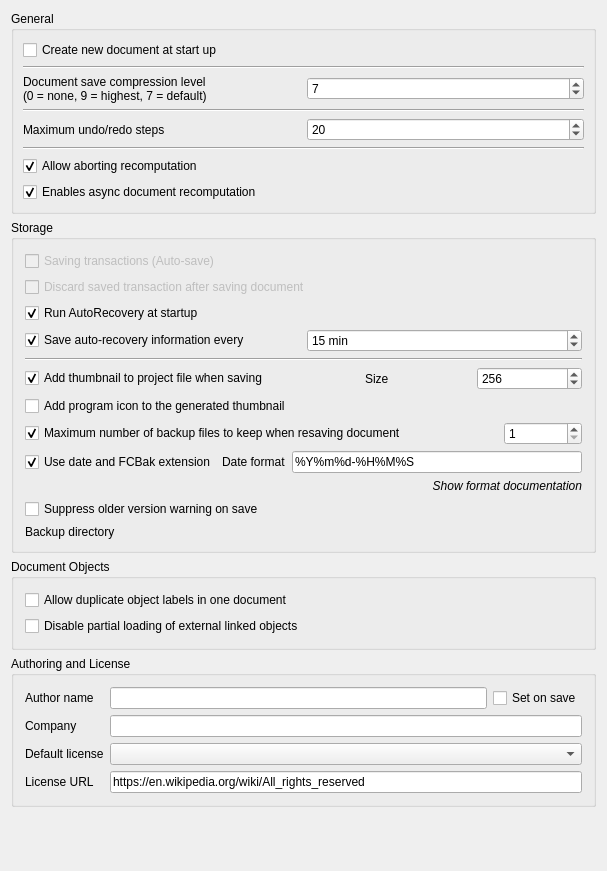
<?xml version="1.0" encoding="UTF-8"?>
<ui version="4.0">
 <class>Gui::Dialog::DlgSettingsDocument</class>
 <widget class="QWidget" name="Gui::Dialog::DlgSettingsDocument">
  <property name="geometry">
   <rect>
    <x>0</x>
    <y>0</y>
    <width>607</width>
    <height>871</height>
   </rect>
  </property>
  <property name="windowTitle">
   <string>Document</string>
  </property>
  <layout class="QGridLayout" name="gridLayout_3">
   <item row="0" column="0">
    <widget class="QGroupBox" name="GroupBox5">
     <property name="title">
      <string>General</string>
     </property>
     <layout class="QGridLayout" name="gridLayout_4">
      <property name="leftMargin">
       <number>9</number>
      </property>
      <property name="topMargin">
       <number>9</number>
      </property>
      <property name="rightMargin">
       <number>9</number>
      </property>
      <property name="bottomMargin">
       <number>9</number>
      </property>
      <property name="spacing">
       <number>6</number>
      </property>
      <item row="5" column="0">
       <widget class="Line" name="line">
        <property name="orientation">
         <enum>Qt::Orientation::Horizontal</enum>
        </property>
       </widget>
      </item>
      <item row="4" column="0">
       <layout class="QHBoxLayout">
        <property name="spacing">
         <number>6</number>
        </property>
        <property name="leftMargin">
         <number>0</number>
        </property>
        <property name="topMargin">
         <number>0</number>
        </property>
        <property name="rightMargin">
         <number>0</number>
        </property>
        <property name="bottomMargin">
         <number>0</number>
        </property>
        <item>
         <widget class="QLabel" name="textLabel1_2">
          <property name="text">
           <string>Maximum undo/redo steps</string>
          </property>
         </widget>
        </item>
        <item>
         <widget class="Gui::PrefSpinBox" name="prefUndoRedoSize">
          <property name="toolTip">
           <string>How many undo/redo steps should be recorded</string>
          </property>
          <property name="value">
           <number>20</number>
          </property>
          <property name="prefEntry" stdset="0">
           <cstring>MaxUndoSize</cstring>
          </property>
          <property name="prefPath" stdset="0">
           <cstring>Document</cstring>
          </property>
         </widget>
        </item>
       </layout>
      </item>
      <item row="1" column="0">
       <widget class="Line" name="line1">
        <property name="frameShape">
         <enum>QFrame::Shape::HLine</enum>
        </property>
        <property name="frameShadow">
         <enum>QFrame::Shadow::Sunken</enum>
        </property>
        <property name="orientation">
         <enum>Qt::Orientation::Horizontal</enum>
        </property>
       </widget>
      </item>
      <item row="7" column="0">
       <widget class="Gui::PrefCheckBox" name="prefEnableAsyncRecompute">
        <property name="toolTip">
         <string>This experimental feature allows more responsive GUI while recomputing features.</string>
        </property>
        <property name="text">
         <string>Enables async document recomputation</string>
        </property>
        <property name="checked">
         <bool>true</bool>
        </property>
        <property name="prefEntry" stdset="0">
         <cstring>EnableAsyncRecompute</cstring>
        </property>
        <property name="prefPath" stdset="0">
         <cstring>Document</cstring>
        </property>
       </widget>
      </item>
      <item row="6" column="0">
       <widget class="Gui::PrefCheckBox" name="prefCanAbortRecompute">
        <property name="toolTip">
         <string>Allow user aborting document recomputation by pressing Esc.
This feature may slightly increase recomputation time.</string>
        </property>
        <property name="text">
         <string>Allow aborting recomputation</string>
        </property>
        <property name="checked">
         <bool>true</bool>
        </property>
        <property name="prefEntry" stdset="0">
         <cstring>CanAbortRecompute</cstring>
        </property>
        <property name="prefPath" stdset="0">
         <cstring>Document</cstring>
        </property>
       </widget>
      </item>
      <item row="3" column="0">
       <widget class="Line" name="line1_2">
        <property name="frameShape">
         <enum>QFrame::Shape::HLine</enum>
        </property>
        <property name="frameShadow">
         <enum>QFrame::Shadow::Sunken</enum>
        </property>
        <property name="orientation">
         <enum>Qt::Orientation::Horizontal</enum>
        </property>
       </widget>
      </item>
      <item row="0" column="0">
       <widget class="Gui::PrefCheckBox" name="prefCheckNewDoc">
        <property name="toolTip">
         <string>The application will create a new document when started</string>
        </property>
        <property name="text">
         <string>Create new document at start up</string>
        </property>
        <property name="checked">
         <bool>false</bool>
        </property>
        <property name="prefEntry" stdset="0">
         <cstring>CreateNewDoc</cstring>
        </property>
        <property name="prefPath" stdset="0">
         <cstring>Document</cstring>
        </property>
       </widget>
      </item>
      <item row="2" column="0">
       <layout class="QHBoxLayout">
        <property name="spacing">
         <number>6</number>
        </property>
        <property name="leftMargin">
         <number>0</number>
        </property>
        <property name="topMargin">
         <number>0</number>
        </property>
        <property name="rightMargin">
         <number>0</number>
        </property>
        <property name="bottomMargin">
         <number>0</number>
        </property>
        <item>
         <widget class="QLabel" name="textLabel1">
          <property name="text">
           <string>Document save compression level
(0 = none, 9 = highest, 7 = default)</string>
          </property>
         </widget>
        </item>
        <item>
         <widget class="Gui::PrefSpinBox" name="prefCompression">
          <property name="toolTip">
           <string>Compression level for FCStd files</string>
          </property>
          <property name="value">
           <number>7</number>
          </property>
          <property name="prefEntry" stdset="0">
           <cstring>CompressionLevel</cstring>
          </property>
          <property name="prefPath" stdset="0">
           <cstring>Document</cstring>
          </property>
         </widget>
        </item>
       </layout>
      </item>
     </layout>
    </widget>
   </item>
   <item row="1" column="0">
    <widget class="QGroupBox" name="groupBox">
     <property name="title">
      <string>Storage</string>
     </property>
     <layout class="QGridLayout" name="gridLayout_2">
      <item row="9" column="0">
       <widget class="QLabel" name="FormatTimeDocsLabel">
        <property name="font">
         <font>
          <italic>true</italic>
         </font>
        </property>
        <property name="text">
         <string>Show format documentation</string>
        </property>
        <property name="alignment">
         <set>Qt::AlignmentFlag::AlignRight|Qt::AlignmentFlag::AlignTrailing|Qt::AlignmentFlag::AlignVCenter</set>
        </property>
        <property name="openExternalLinks">
         <bool>true</bool>
        </property>
       </widget>
      </item>
      <item row="1" column="0">
       <widget class="Gui::PrefCheckBox" name="prefDiscardTransaction">
        <property name="enabled">
         <bool>false</bool>
        </property>
        <property name="text">
         <string>Discard saved transaction after saving document</string>
        </property>
        <property name="prefEntry" stdset="0">
         <cstring>TransactionsDiscard</cstring>
        </property>
        <property name="prefPath" stdset="0">
         <cstring>Document</cstring>
        </property>
       </widget>
      </item>
      <item row="4" column="0">
       <widget class="Line" name="line1_2_3">
        <property name="frameShape">
         <enum>QFrame::Shape::HLine</enum>
        </property>
        <property name="frameShadow">
         <enum>QFrame::Shadow::Sunken</enum>
        </property>
        <property name="orientation">
         <enum>Qt::Orientation::Horizontal</enum>
        </property>
       </widget>
      </item>
      <item row="5" column="0">
       <layout class="QHBoxLayout" name="horizontalLayout_3">
        <property name="leftMargin">
         <number>0</number>
        </property>
        <property name="topMargin">
         <number>0</number>
        </property>
        <item>
         <widget class="Gui::PrefCheckBox" name="prefSaveThumbnail">
          <property name="toolTip">
           <string>A thumbnail will be stored when document is saved</string>
          </property>
          <property name="text">
           <string>Add thumbnail to project file when saving</string>
          </property>
          <property name="checked">
           <bool>true</bool>
          </property>
          <property name="prefEntry" stdset="0">
           <cstring>SaveThumbnail</cstring>
          </property>
          <property name="prefPath" stdset="0">
           <cstring>Document</cstring>
          </property>
         </widget>
        </item>
        <item>
         <spacer>
          <property name="orientation">
           <enum>Qt::Orientation::Horizontal</enum>
          </property>
          <property name="sizeType">
           <enum>QSizePolicy::Policy::Maximum</enum>
          </property>
          <property name="sizeHint" stdset="0">
           <size>
            <width>91</width>
            <height>20</height>
           </size>
          </property>
         </spacer>
        </item>
        <item>
         <widget class="QLabel" name="label_6">
          <property name="text">
           <string>Size</string>
          </property>
         </widget>
        </item>
        <item>
         <widget class="Gui::PrefSpinBox" name="prefThumbnailSize">
          <property name="toolTip">
           <string>Sets the size of the thumbnail that is stored in the document.
Common sizes are 128, 256 and 512.</string>
          </property>
          <property name="minimum">
           <number>64</number>
          </property>
          <property name="maximum">
           <number>512</number>
          </property>
          <property name="value">
           <number>256</number>
          </property>
          <property name="prefEntry" stdset="0">
           <cstring>ThumbnailSize</cstring>
          </property>
          <property name="prefPath" stdset="0">
           <cstring>Document</cstring>
          </property>
         </widget>
        </item>
       </layout>
      </item>
      <item row="7" column="0">
       <layout class="QHBoxLayout">
        <property name="spacing">
         <number>6</number>
        </property>
        <property name="leftMargin">
         <number>0</number>
        </property>
        <property name="topMargin">
         <number>0</number>
        </property>
        <property name="rightMargin">
         <number>0</number>
        </property>
        <property name="bottomMargin">
         <number>0</number>
        </property>
        <item>
         <widget class="Gui::PrefCheckBox" name="prefSaveBackupFiles">
          <property name="toolTip">
           <string>How many backup files will be kept when saving document</string>
          </property>
          <property name="text">
           <string>Maximum number of backup files to keep when resaving document</string>
          </property>
          <property name="checked">
           <bool>true</bool>
          </property>
          <property name="prefEntry" stdset="0">
           <cstring>CreateBackupFiles</cstring>
          </property>
          <property name="prefPath" stdset="0">
           <cstring>Document</cstring>
          </property>
         </widget>
        </item>
        <item>
         <spacer>
          <property name="orientation">
           <enum>Qt::Orientation::Horizontal</enum>
          </property>
          <property name="sizeType">
           <enum>QSizePolicy::Policy::Maximum</enum>
          </property>
          <property name="sizeHint" stdset="0">
           <size>
            <width>91</width>
            <height>20</height>
           </size>
          </property>
         </spacer>
        </item>
        <item>
         <widget class="Gui::PrefSpinBox" name="prefCountBackupFiles">
          <property name="minimum">
           <number>1</number>
          </property>
          <property name="prefEntry" stdset="0">
           <cstring>CountBackupFiles</cstring>
          </property>
          <property name="prefPath" stdset="0">
           <cstring>Document</cstring>
          </property>
         </widget>
        </item>
       </layout>
      </item>
      <item row="2" column="0">
       <widget class="Gui::PrefCheckBox" name="prefRecovery">
        <property name="toolTip">
         <string>If there is a recovery file available, the application will
automatically run a file recovery when it is started</string>
        </property>
        <property name="text">
         <string>Run AutoRecovery at startup</string>
        </property>
        <property name="checked">
         <bool>true</bool>
        </property>
        <property name="prefEntry" stdset="0">
         <cstring>RecoveryEnabled</cstring>
        </property>
        <property name="prefPath" stdset="0">
         <cstring>Document</cstring>
        </property>
       </widget>
      </item>
      <item row="0" column="0">
       <widget class="Gui::PrefCheckBox" name="prefSaveTransaction">
        <property name="enabled">
         <bool>false</bool>
        </property>
        <property name="text">
         <string>Saving transactions (Auto-save)</string>
        </property>
        <property name="prefEntry" stdset="0">
         <cstring>SaveTransactions</cstring>
        </property>
        <property name="prefPath" stdset="0">
         <cstring>Document</cstring>
        </property>
       </widget>
      </item>
      <item row="6" column="0">
       <widget class="Gui::PrefCheckBox" name="prefAddLogo">
        <property name="toolTip">
         <string>The program icon will be added to the thumbnail</string>
        </property>
        <property name="text">
         <string>Add program icon to the generated thumbnail</string>
        </property>
        <property name="checked">
         <bool>false</bool>
        </property>
        <property name="prefEntry" stdset="0">
         <cstring>AddThumbnailLogo</cstring>
        </property>
        <property name="prefPath" stdset="0">
         <cstring>Document</cstring>
        </property>
       </widget>
      </item>
      <item row="3" column="0">
       <layout class="QHBoxLayout" name="horizontalLayout">
        <item>
         <widget class="Gui::PrefCheckBox" name="prefAutoSaveEnabled">
          <property name="toolTip">
           <string>How often a recovery file is written</string>
          </property>
          <property name="text">
           <string>Save auto-recovery information every</string>
          </property>
          <property name="checked">
           <bool>true</bool>
          </property>
          <property name="prefEntry" stdset="0">
           <cstring>AutoSaveEnabled</cstring>
          </property>
          <property name="prefPath" stdset="0">
           <cstring>Document</cstring>
          </property>
         </widget>
        </item>
        <item>
         <widget class="Gui::PrefSpinBox" name="prefAutoSaveTimeout">
          <property name="suffix">
           <string notr="true"> min</string>
          </property>
          <property name="minimum">
           <number>1</number>
          </property>
          <property name="maximum">
           <number>60</number>
          </property>
          <property name="value">
           <number>15</number>
          </property>
          <property name="prefEntry" stdset="0">
           <cstring>AutoSaveTimeout</cstring>
          </property>
          <property name="prefPath" stdset="0">
           <cstring>Document</cstring>
          </property>
         </widget>
        </item>
       </layout>
      </item>
      <item row="8" column="0">
       <layout class="QHBoxLayout">
        <property name="spacing">
         <number>6</number>
        </property>
        <property name="leftMargin">
         <number>0</number>
        </property>
        <property name="topMargin">
         <number>0</number>
        </property>
        <property name="rightMargin">
         <number>0</number>
        </property>
        <property name="bottomMargin">
         <number>0</number>
        </property>
        <item>
         <widget class="Gui::PrefCheckBox" name="prefSaveBackupExtension">
          <property name="toolTip">
           <string>Backup files will get extension '.FCbak' and file names
get date suffix according to the specified format</string>
          </property>
          <property name="text">
           <string>Use date and FCBak extension</string>
          </property>
          <property name="checked">
           <bool>true</bool>
          </property>
          <property name="prefEntry" stdset="0">
           <cstring>UseFCBakExtension</cstring>
          </property>
          <property name="prefPath" stdset="0">
           <cstring>Document</cstring>
          </property>
         </widget>
        </item>
        <item>
         <widget class="QLabel" name="label_5">
          <property name="text">
           <string>Date format</string>
          </property>
         </widget>
        </item>
        <item>
         <widget class="Gui::PrefLineEdit" name="prefSaveBackupDateFormat">
          <property name="text">
           <string notr="true">%Y%m%d-%H%M%S</string>
          </property>
          <property name="prefEntry" stdset="0">
           <cstring>SaveBackupDateFormat</cstring>
          </property>
          <property name="prefPath" stdset="0">
           <cstring>Document</cstring>
          </property>
         </widget>
        </item>
       </layout>
      </item>
      <item row="10" column="0">
       <widget class="Gui::PrefCheckBox" name="prefDisableVersionCheckOnSave">
        <property name="toolTip">
         <string>Suppresses the version mismatch warning when saving files created with an older FreeCAD version</string>
        </property>
        <property name="text">
         <string>Suppress older version warning on save</string>
        </property>
        <property name="checked">
         <bool>false</bool>
        </property>
        <property name="prefEntry" stdset="0">
         <cstring>DisableVersionCheckOnSave</cstring>
        </property>
        <property name="prefPath" stdset="0">
         <cstring>Document</cstring>
        </property>
       </widget>
      </item>
      <item row="11" column="0">
       <layout class="QHBoxLayout" name="horizontalLayoutBackupDirectory">
        <item>
         <widget class="QLabel" name="labelBackupDirectory">
          <property name="text">
           <string>Backup directory</string>
          </property>
         </widget>
        </item>
        <item>
         <widget class="Gui::PrefFileChooser" name="prefBackupDirectory">
          <property name="toolTip">
           <string>Directory where the backup files are stored.
A relative path is relative to the document location.
Leave empty to store the backup files next to the document.</string>
          </property>
          <property name="mode">
           <enum>Gui::FileChooser::Directory</enum>
          </property>
          <property name="prefEntry" stdset="0">
           <cstring>BackupDirectory</cstring>
          </property>
          <property name="prefPath" stdset="0">
           <cstring>Document</cstring>
          </property>
         </widget>
        </item>
       </layout>
      </item>
     </layout>
    </widget>
   </item>
   <item row="2" column="0">
    <widget class="QGroupBox" name="groupBox_2">
     <property name="title">
      <string>Document Objects</string>
     </property>
     <layout class="QGridLayout" name="gridLayout">
      <item row="0" column="0">
       <widget class="Gui::PrefCheckBox" name="prefDuplicateLabel">
        <property name="toolTip">
         <string>Allow objects to have same label</string>
        </property>
        <property name="text">
         <string>Allow duplicate object labels in one document</string>
        </property>
        <property name="prefEntry" stdset="0">
         <cstring>DuplicateLabels</cstring>
        </property>
        <property name="prefPath" stdset="0">
         <cstring>Document</cstring>
        </property>
       </widget>
      </item>
      <item row="1" column="0">
       <widget class="Gui::PrefCheckBox" name="prefPartialLoading">
        <property name="toolTip">
         <string>Disable partial loading of external linked documents.
Then only referenced objects and their dependencies will be loaded
when a linked document is auto-opened together with the main document.
A partially loaded document cannot be edited. Double click the document
icon in the tree view to fully reload it.</string>
        </property>
        <property name="text">
         <string>Disable partial loading of external linked objects</string>
        </property>
        <property name="prefEntry" stdset="0">
         <cstring>NoPartialLoading</cstring>
        </property>
        <property name="prefPath" stdset="0">
         <cstring>Document</cstring>
        </property>
       </widget>
      </item>
     </layout>
    </widget>
   </item>
   <item row="3" column="0">
    <widget class="QGroupBox" name="groupBox_3">
     <property name="title">
      <string>Authoring and License</string>
     </property>
     <layout class="QGridLayout" name="gridLayout_5">
      <item row="0" column="0">
       <widget class="QLabel" name="label_3">
        <property name="text">
         <string>Author name</string>
        </property>
       </widget>
      </item>
      <item row="0" column="1">
       <widget class="Gui::PrefLineEdit" name="prefAuthor">
        <property name="toolTip">
         <string>All documents that will be created will get the specified author name.
Keep blank for anonymous.
You can also use the form: John Doe &lt;john@doe.com&gt;</string>
        </property>
        <property name="prefEntry" stdset="0">
         <cstring>prefAuthor</cstring>
        </property>
        <property name="prefPath" stdset="0">
         <cstring>Document</cstring>
        </property>
       </widget>
      </item>
      <item row="0" column="2">
       <widget class="Gui::PrefCheckBox" name="prefSetAuthorOnSave">
        <property name="toolTip">
         <string>The field 'Last modified by' will be set to specified author when saving the file</string>
        </property>
        <property name="text">
         <string>Set on save</string>
        </property>
        <property name="prefEntry" stdset="0">
         <cstring>prefSetAuthorOnSave</cstring>
        </property>
        <property name="prefPath" stdset="0">
         <cstring>Document</cstring>
        </property>
       </widget>
      </item>
      <item row="1" column="0">
       <widget class="QLabel" name="label_4">
        <property name="text">
         <string>Company</string>
        </property>
       </widget>
      </item>
      <item row="1" column="1" colspan="2">
       <widget class="Gui::PrefLineEdit" name="prefCompany">
        <property name="toolTip">
         <string>Default company name to use for new files</string>
        </property>
        <property name="prefEntry" stdset="0">
         <cstring>prefCompany</cstring>
        </property>
        <property name="prefPath" stdset="0">
         <cstring>Document</cstring>
        </property>
       </widget>
      </item>
      <item row="2" column="0">
       <widget class="QLabel" name="label">
        <property name="text">
         <string>Default license</string>
        </property>
       </widget>
      </item>
      <item row="2" column="1" colspan="2">
       <widget class="Gui::PrefComboBox" name="prefLicenseType">
        <property name="enabled">
         <bool>true</bool>
        </property>
        <property name="toolTip">
         <string>Default license for new documents</string>
        </property>
        <property name="editable">
         <bool>false</bool>
        </property>
        <property name="prefEntry" stdset="0">
         <cstring>prefLicenseType</cstring>
        </property>
        <property name="prefPath" stdset="0">
         <cstring>Document</cstring>
        </property>
       </widget>
      </item>
      <item row="3" column="0">
       <widget class="QLabel" name="label_2">
        <property name="text">
         <string>License URL</string>
        </property>
       </widget>
      </item>
      <item row="3" column="1" colspan="2">
       <widget class="Gui::PrefLineEdit" name="prefLicenseUrl">
        <property name="toolTip">
         <string>URL describing more about the license</string>
        </property>
        <property name="text">
         <string notr="true">https://en.wikipedia.org/wiki/All_rights_reserved</string>
        </property>
        <property name="readOnly">
         <bool>false</bool>
        </property>
        <property name="prefEntry" stdset="0">
         <cstring>prefLicenseUrl</cstring>
        </property>
        <property name="prefPath" stdset="0">
         <cstring>Document</cstring>
        </property>
       </widget>
      </item>
     </layout>
    </widget>
   </item>
   <item row="4" column="0">
    <spacer>
     <property name="orientation">
      <enum>Qt::Orientation::Vertical</enum>
     </property>
     <property name="sizeHint" stdset="0">
      <size>
       <width>429</width>
       <height>37</height>
      </size>
     </property>
    </spacer>
   </item>
  </layout>
 </widget>
 <layoutdefault spacing="6" margin="11"/>
 <customwidgets>
  <customwidget>
   <class>Gui::PrefSpinBox</class>
   <extends>QSpinBox</extends>
   <header>Gui/PrefWidgets.h</header>
  </customwidget>
  <customwidget>
   <class>Gui::PrefCheckBox</class>
   <extends>QCheckBox</extends>
   <header>Gui/PrefWidgets.h</header>
  </customwidget>
  <customwidget>
   <class>Gui::PrefComboBox</class>
   <extends>QComboBox</extends>
   <header>Gui/PrefWidgets.h</header>
  </customwidget>
  <customwidget>
   <class>Gui::PrefLineEdit</class>
   <extends>QLineEdit</extends>
   <header>Gui/PrefWidgets.h</header>
  </customwidget>
  <customwidget>
   <class>Gui::FileChooser</class>
   <extends>QWidget</extends>
   <header>Gui/FileDialog.h</header>
  </customwidget>
  <customwidget>
   <class>Gui::PrefFileChooser</class>
   <extends>Gui::FileChooser</extends>
   <header>Gui/PrefWidgets.h</header>
  </customwidget>
 </customwidgets>
 <resources/>
 <connections>
  <connection>
   <sender>prefSaveBackupFiles</sender>
   <signal>toggled(bool)</signal>
   <receiver>prefBackupDirectory</receiver>
   <slot>setEnabled(bool)</slot>
   <hints>
    <hint type="sourcelabel">
     <x>150</x>
     <y>525</y>
    </hint>
    <hint type="destinationlabel">
     <x>584</x>
     <y>620</y>
    </hint>
   </hints>
  </connection>
  <connection>
   <sender>prefSaveBackupFiles</sender>
   <signal>toggled(bool)</signal>
   <receiver>prefCountBackupFiles</receiver>
   <slot>setEnabled(bool)</slot>
   <hints>
    <hint type="sourcelabel">
     <x>150</x>
     <y>525</y>
    </hint>
    <hint type="destinationlabel">
     <x>584</x>
     <y>527</y>
    </hint>
   </hints>
  </connection>
  <connection>
   <sender>prefAutoSaveEnabled</sender>
   <signal>toggled(bool)</signal>
   <receiver>prefAutoSaveTimeout</receiver>
   <slot>setEnabled(bool)</slot>
   <hints>
    <hint type="sourcelabel">
     <x>218</x>
     <y>385</y>
    </hint>
    <hint type="destinationlabel">
     <x>582</x>
     <y>387</y>
    </hint>
   </hints>
  </connection>
  <connection>
   <sender>prefSaveBackupFiles</sender>
   <signal>toggled(bool)</signal>
   <receiver>prefSaveBackupExtension</receiver>
   <slot>setEnabled(bool)</slot>
   <hints>
    <hint type="sourcelabel">
     <x>280</x>
     <y>525</y>
    </hint>
    <hint type="destinationlabel">
     <x>204</x>
     <y>559</y>
    </hint>
   </hints>
  </connection>
  <connection>
   <sender>prefSaveBackupFiles</sender>
   <signal>toggled(bool)</signal>
   <receiver>prefSaveBackupDateFormat</receiver>
   <slot>setEnabled(bool)</slot>
   <hints>
    <hint type="sourcelabel">
     <x>326</x>
     <y>525</y>
    </hint>
    <hint type="destinationlabel">
     <x>584</x>
     <y>560</y>
    </hint>
   </hints>
  </connection>
  <connection>
   <sender>prefSaveThumbnail</sender>
   <signal>toggled(bool)</signal>
   <receiver>prefThumbnailSize</receiver>
   <slot>setEnabled(bool)</slot>
   <hints>
    <hint type="sourcelabel">
     <x>313</x>
     <y>412</y>
    </hint>
    <hint type="destinationlabel">
     <x>398</x>
     <y>452</y>
    </hint>
   </hints>
  </connection>
 </connections>
</ui>
